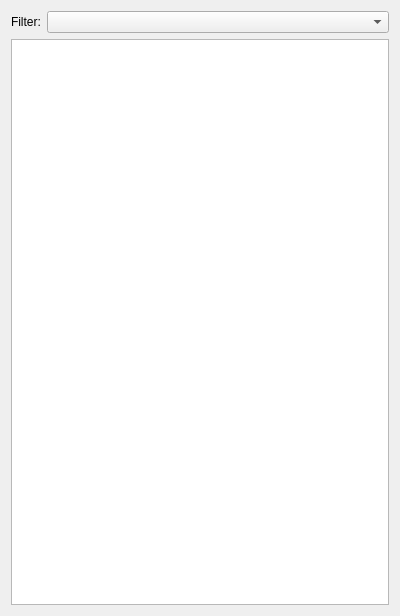
<?xml version="1.0" encoding="UTF-8"?>
<ui version="4.0">
 <class>ui::FileListPanel</class>
 <widget class="QWidget" name="ui::FileListPanel">
  <property name="geometry">
   <rect>
    <x>0</x>
    <y>0</y>
    <width>400</width>
    <height>616</height>
   </rect>
  </property>
  <property name="windowTitle">
   <string>Form</string>
  </property>
  <layout class="QVBoxLayout" name="verticalLayout">
   <item>
    <layout class="QHBoxLayout" name="horizontalLayout">
     <item>
      <widget class="QLabel" name="label">
       <property name="sizePolicy">
        <sizepolicy hsizetype="Fixed" vsizetype="Preferred">
         <horstretch>0</horstretch>
         <verstretch>0</verstretch>
        </sizepolicy>
       </property>
       <property name="text">
        <string>Filter:</string>
       </property>
      </widget>
     </item>
     <item>
      <widget class="QComboBox" name="Filters"/>
     </item>
    </layout>
   </item>
   <item>
    <widget class="QTreeView" name="FileView"/>
   </item>
  </layout>
 </widget>
 <resources/>
 <connections/>
</ui>
